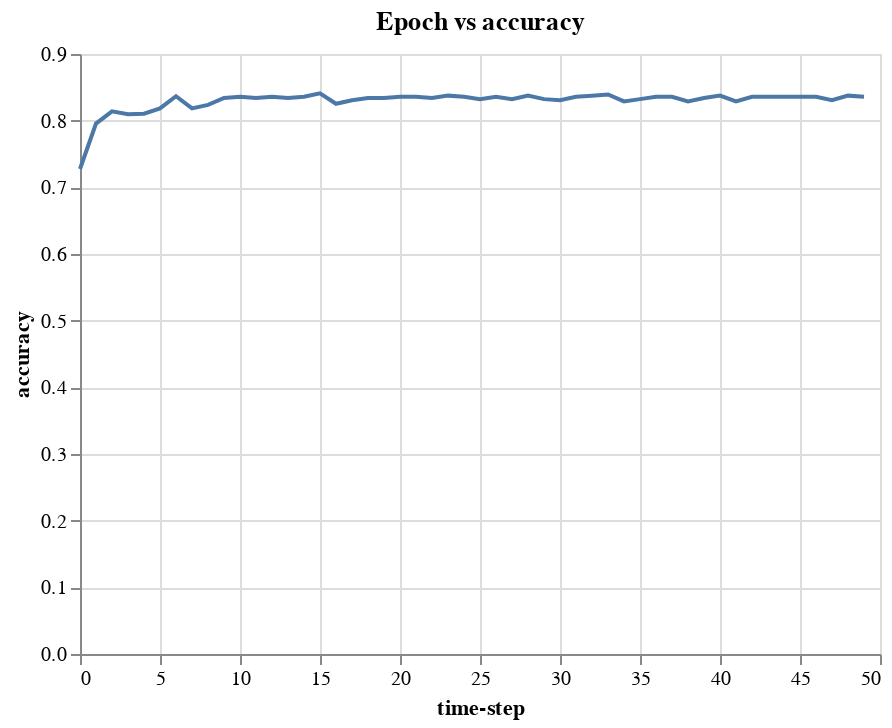

Write notebook code for a chart like this one.
### Code cell
alt.Chart(accuracy_df).mark_line().encode(
    x="time-step", y="accuracy"
).properties(
    title='Epoch vs accuracy'
)

### Figure 1 — Vega-Lite specification as saved in the notebook (floating-point values rounded to 4 significant figures)
{"config": {"view": {"continuousWidth": 400, "continuousHeight": 300}}, "data": {"name": "data-f0d1c1d483715bb7996df2943a6cef05"}, "mark": "line", "encoding": {"x": {"type": "quantitative", "field": "time-step"}, "y": {"type": "quantitative", "field": "accuracy"}}, "title": "Epoch vs accuracy", "$schema": "https://vega.github.io/schema/vega-lite/v4.8.1.json", "datasets": {"data-f0d1c1d483715bb7996df2943a6cef05": [{"accuracy": 0.7275, "time-step": 0}, {"accuracy": 0.7956, "time-step": 1}, {"accuracy": 0.814, "time-step": 2}, {"accuracy": 0.8096, "time-step": 3}, {"accuracy": 0.8105, "time-step": 4}, {"accuracy": 0.8183, "time-step": 5}, {"accuracy": 0.8367, "time-step": 6}, {"accuracy": 0.8183, "time-step": 7}, {"accuracy": 0.8236, "time-step": 8}, {"accuracy": 0.8341, "time-step": 9}, {"accuracy": 0.8358, "time-step": 10}, {"accuracy": 0.8341, "time-step": 11}, {"accuracy": 0.8358, "time-step": 12}, {"accuracy": 0.8341, "time-step": 13}, {"accuracy": 0.8358, "time-step": 14}, {"accuracy": 0.841, "time-step": 15}, {"accuracy": 0.8253, "time-step": 16}, {"accuracy": 0.8306, "time-step": 17}, {"accuracy": 0.8341, "time-step": 18}, {"accuracy": 0.8341, "time-step": 19}, {"accuracy": 0.8358, "time-step": 20}, {"accuracy": 0.8358, "time-step": 21}, {"accuracy": 0.8341, "time-step": 22}, {"accuracy": 0.8376, "time-step": 23}, {"accuracy": 0.8358, "time-step": 24}, {"accuracy": 0.8323, "time-step": 25}, {"accuracy": 0.8358, "time-step": 26}, {"accuracy": 0.8323, "time-step": 27}, {"accuracy": 0.8376, "time-step": 28}, {"accuracy": 0.8323, "time-step": 29}, {"accuracy": 0.8306, "time-step": 30}, {"accuracy": 0.8358, "time-step": 31}, {"accuracy": 0.8376, "time-step": 32}, {"accuracy": 0.8393, "time-step": 33}, {"accuracy": 0.8288, "time-step": 34}, {"accuracy": 0.8323, "time-step": 35}, {"accuracy": 0.8358, "time-step": 36}, {"accuracy": 0.8358, "time-step": 37}, {"accuracy": 0.8288, "time-step": 38}, {"accuracy": 0.8341, "time-step": 39}, {"accuracy": 0.8376, "time-step": 40}, {"accuracy": 0.8288, "time-step": 41}, {"accuracy": 0.8358, "time-step": 42}, {"accuracy": 0.8358, "time-step": 43}, {"accuracy": 0.8358, "time-step": 44}, {"accuracy": 0.8358, "time-step": 45}, {"accuracy": 0.8358, "time-step": 46}, {"accuracy": 0.8306, "time-step": 47}, {"accuracy": 0.8376, "time-step": 48}, {"accuracy": 0.8358, "time-step": 49}]}}
